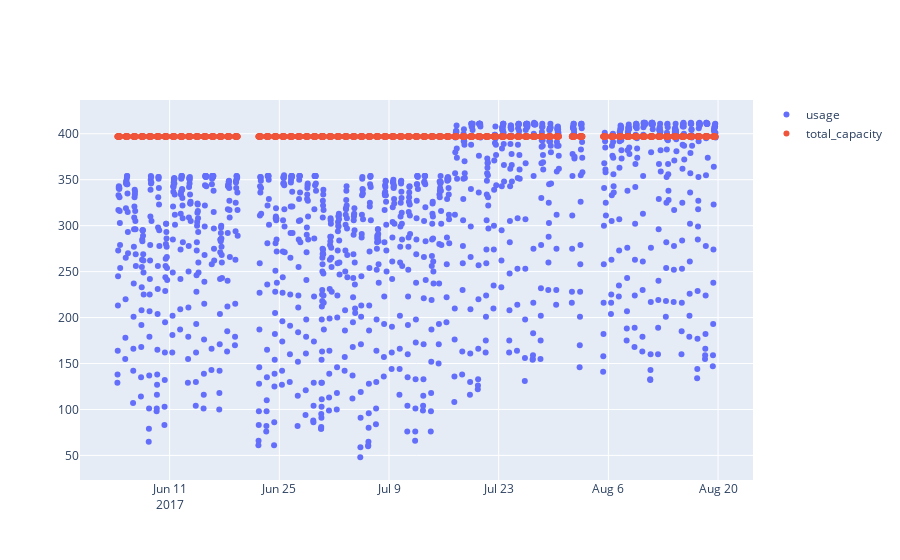

Notebook cell for this chart:
### Markdown cell above
capacities are not dynamic

### Code cell
id = 1
munip = munip_dict[id]
data_w_id = data[data["municipality_id"]==munip]

fig = go.Figure()

fig.add_trace(go.Scatter(x=data_w_id.index,
                    y=data_w_id["usage"],
                    name="usage",
                    mode='markers'))

fig.add_trace(go.Scatter(x=data_w_id.index,
                    y=data_w_id["total_capacity"],
                    name="total_capacity",
                    mode='markers'))

### Figure 1 — Plotly figure (JSON) as saved in the notebook; plotly's stock layout.template omitted (floating-point values rounded to 4 significant figures; data arrays with more than 128 entries replaced by an {"elided": "..."} marker saying what was removed)
{"data": [{"mode": "markers", "name": "usage", "type": "scatter", "x": {"elided": "1307 str values"}, "y": {"elided": "1307 int values"}}, {"mode": "markers", "name": "total_capacity", "type": "scatter", "x": {"elided": "1307 str values"}, "y": {"elided": "1307 int values"}}], "layout": {}}
